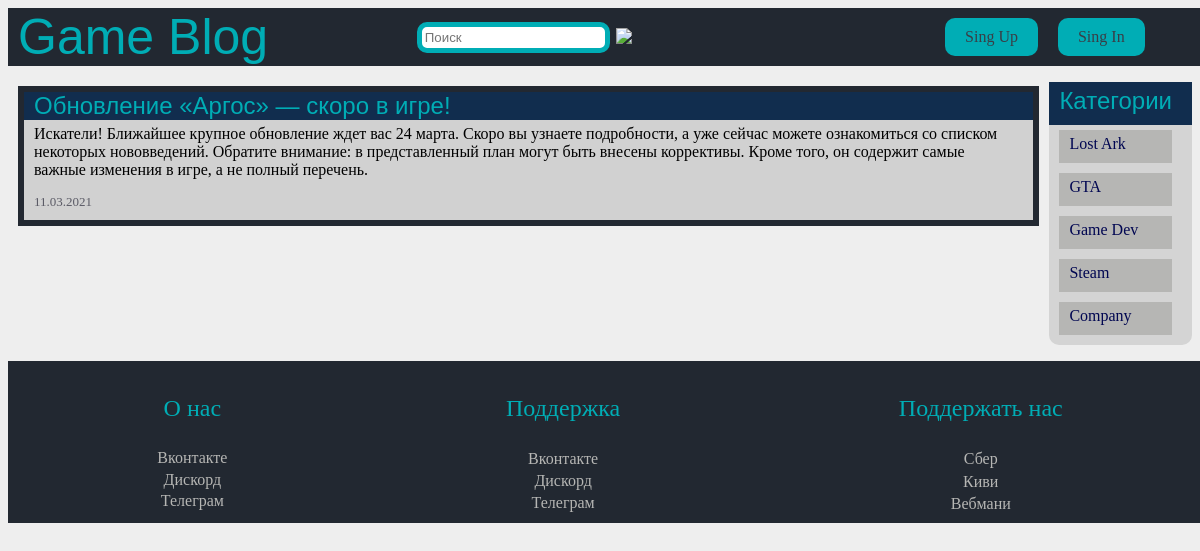
The app's page /article/2 with its own data.
### database.py (models this page shows)
class Article(db.Model):
    id = db.Column(db.Integer, primary_key=True, autoincrement=True)
    title = db.Column(db.String(70), nullable=True)
    body = db.Column(db.String(70), nullable=True, unique=True)
    date = db.Column(db.String(70), nullable=True)
    big = db.Column(db.Boolean, default=True)
    img = db.Column(db.Boolean, default=False)
    img_url = db.Column(db.String(70))
    author_id = db.Column(db.Integer, db.ForeignKey('users.id'))
    category_id = db.Column(db.Integer, db.ForeignKey('categories.id'))
    author = db.relationship('Users', backref=db.backref('articles', lazy=True))
    category = db.relationship('Categories', backref=db.backref('articles', lazy=True))

### app.py (the view)
@app.route('/article/<int:art>')
def article(art):
    article = Article.query.filter_by(id=art).first_or_404()
    return render_template('article.html', article=article, categories=categories)

### templates/article.html (shortened to what this page needs)
{% extends 'base.html' %}
{% block custom %}
    <link rel="stylesheet" href={{ url_for('static', filename='artical_Style.css') }}>
{% endblock %}
{% block content %}
    <article>
        <div class="head">
            {{ article.title }}
        </div>
        <div class="text-block">
            <div>{{ article.body }}</div>
        </div>
        <div class="footer">
            <div class="date">{{ article.date }}</div>
        </div>
    </article>
{% endblock %}

### static/style.css (style rules this page uses)
body { background-color: #EEEEEE; }
article { border: 6px solid #222831; margin: 20px 10px 10px 10px; display: block; background: rgba(91, 91, 91, 0.2); }
article .head { color: #00ADB5; padding-left: 10px; font-family: Calibri, sans-serif; font-size: x-large; background: #112D4E; }
article .text-block { display: block; padding: 5px 20px 10px 10px; font-size: medium; }
article .footer { display: flex; color: rgba(12, 12, 30, 0.6); font-size: small; padding: 5px 20px 10px 10px; }
article .footer .date { text-align: center; align-items: center; display: block; }

### records on screen
Article: title "Обновление «Аргос» — скоро в игре!", body "Искатели! Ближайшее крупное обновление ждет вас 24 марта. Скоро вы узнаете подробности, а уже сейчас можете ознакомиться со списком некоторых нововведений. Обратите внимание: в представленный план могут быть внесены коррективы. Кроме того, он содержит самые важные изменения в игре, а не полный перечень.", date "11.03.2021"

### other values on screen
{{ categoria.name }} "Lost Ark" "GTA" "Game Dev" "Steam" "Company"
